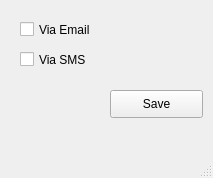
<?xml version="1.0" encoding="UTF-8"?>
<ui version="4.0">
 <class>MainWindow</class>
 <widget class="QMainWindow" name="MainWindow">
  <property name="geometry">
   <rect>
    <x>0</x>
    <y>0</y>
    <width>213</width>
    <height>178</height>
   </rect>
  </property>
  <property name="windowTitle">
   <string>MainWindow</string>
  </property>
  <widget class="QWidget" name="centralwidget">
   <widget class="QCheckBox" name="checkBox">
    <property name="geometry">
     <rect>
      <x>20</x>
      <y>20</y>
      <width>91</width>
      <height>19</height>
     </rect>
    </property>
    <property name="text">
     <string>Via Email</string>
    </property>
   </widget>
   <widget class="QCheckBox" name="checkBox_2">
    <property name="geometry">
     <rect>
      <x>20</x>
      <y>50</y>
      <width>91</width>
      <height>19</height>
     </rect>
    </property>
    <property name="text">
     <string>Via SMS</string>
    </property>
   </widget>
   <widget class="QPushButton" name="btnSave">
    <property name="geometry">
     <rect>
      <x>110</x>
      <y>90</y>
      <width>93</width>
      <height>28</height>
     </rect>
    </property>
    <property name="text">
     <string>Save</string>
    </property>
   </widget>
  </widget>
  <widget class="QMenuBar" name="menubar">
   <property name="geometry">
    <rect>
     <x>0</x>
     <y>0</y>
     <width>213</width>
     <height>26</height>
    </rect>
   </property>
  </widget>
  <widget class="QStatusBar" name="statusbar"/>
 </widget>
 <resources/>
 <connections/>
</ui>
